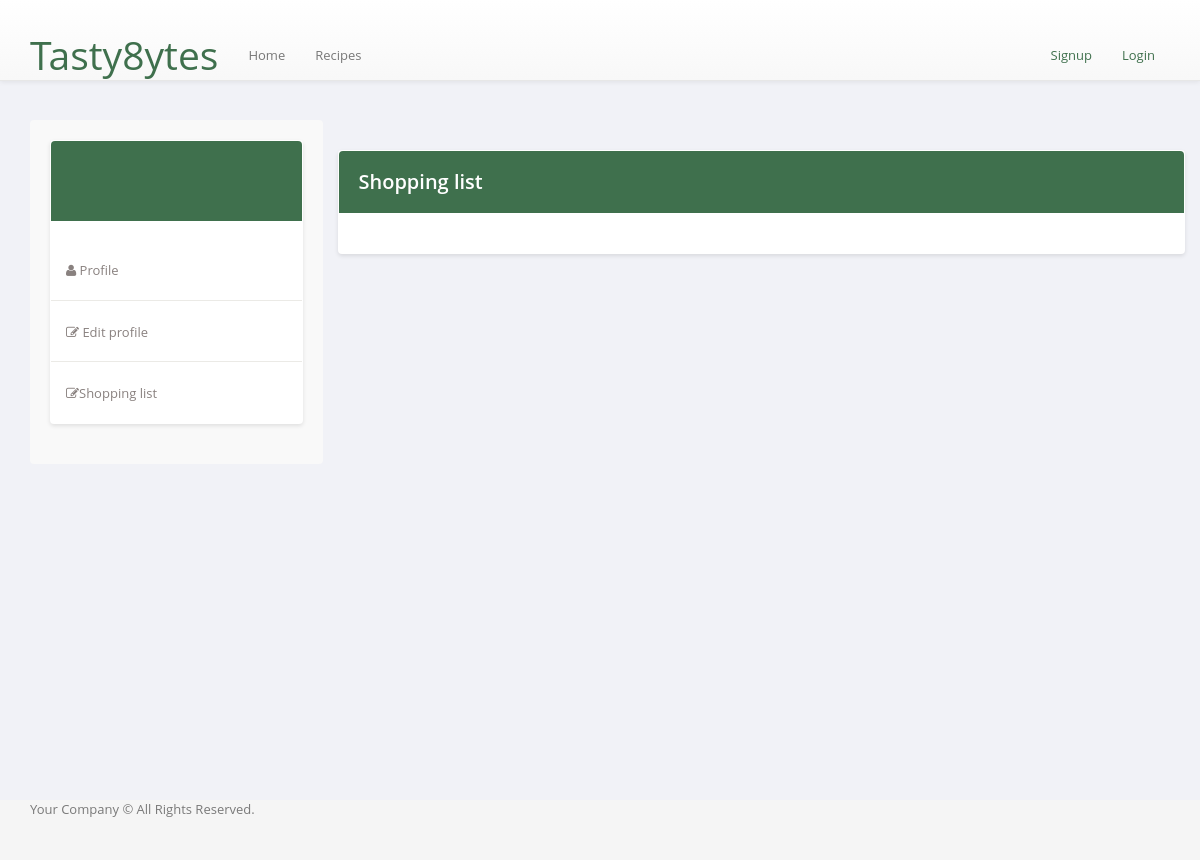
Before: /shoplist/6 with the older database file.
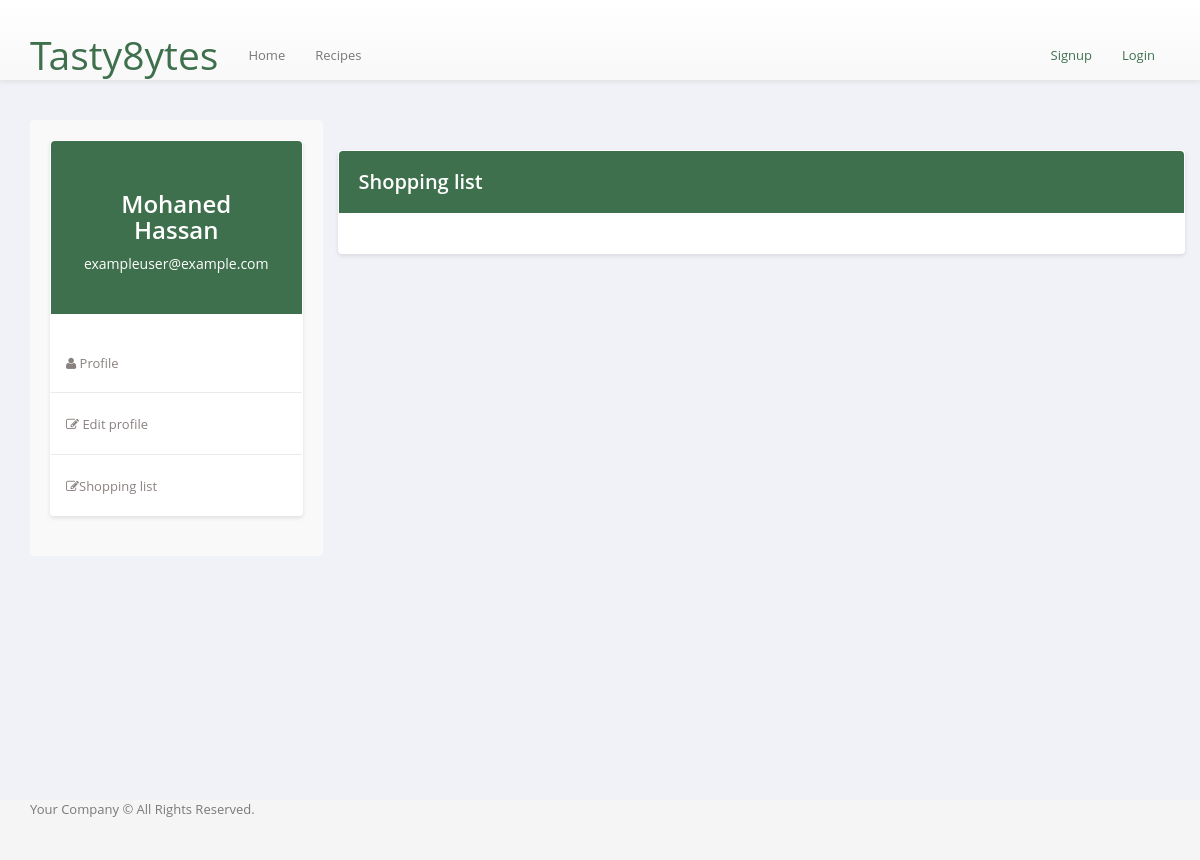
After: the same page with the newer database file.
### backend/complete/models.py (models this page shows)
class User(db.Model, UserMixin):
    id = db.Column(db.Integer, primary_key=True)
    email = db.Column(db.String(150), unique=True)
    password = db.Column(db.String(150))
    first_name = db.Column(db.String(150))
    last_name = db.Column(db.String(150))
    isChef = db.Column(db.String, default='off')

### backend/complete/views.py (the view)
@views.route('/shoplist/<userid>')
def shoppinglist(userid):
    object=shopping_list_database("instance\\MainDB.db")
    listofingrients=object.display_shopping_list(userid)
    object = user_database("instance\\MainDB.db")
    userinfo= object.get_user(int(userid))
    return render_template('pages/usershoppinglist.html',item=userinfo, shoplist=listofingrients)

### controllers/database.py (called while the page is built)
    def l_tuple_to_list(self,tuplee):                       #function to change a list of tuples to a normal list
        listt =[]
        for item in tuplee:
            for itemm in item:
                listt.append(itemm)        # all the ingredients are now in a normal list
        return listt

    def establish_connection(self):
        self.connection = sqlite3.connect(self.database_name, timeout = 5000)

    def cursor(self):
        return self.connection.cursor()

    def get_user(self, user_id):
        query = f'Select * from User where id = {user_id}'
        cursor=self.cursor().execute(query)
        data=cursor.fetchall()
        data=self.l_tuple_to_list(data)
        return data

    def display_shopping_list(self, user_id):
        query = 'select * from ShopList where UserID = ?'
        data = self.cursor().execute(query, (user_id,))
        ingredients_tuple = data.fetchall()
        list_ingredients = []
        for ingredient in ingredients_tuple:
            list_ingredients.append(ingredient[1])
        return list_ingredients

### backend/complete/templates/pages/usershoppinglist.html (shortened to what this page needs)
{% extends 'layouts/main.html' %}
{% block content %}
<div class="container">
  <div class="row">
    <div class="profile-nav col-md-3">
      <div class="panel">
        <div class="user-heading round">
          <h1>{{item[3]}} {{item[4]}}</h1>
          <p>{{item[1]}}</p>
        </div>
        <ul class="nav nav-pills nav-stacked">
          <li><a href="{{ url_for('views.userprofile',userid=current_user.id) }}"> <i class="fa fa-user"></i> Profile</a></li>
          <li><a href="{{ url_for('views.useredit', userid=current_user.id) }}"> <i class="fa fa-edit"></i> Edit profile</a></li>
          <li><a href="{{ url_for('views.shoppinglist', userid=current_user.id) }}"> <i class="fa fa-edit"></i>Shopping list</a></li>
        </ul>
      </div>
    </div>
    <div class="profile-info col-md-9">
      <div class="panel">
        <div class="bio-graph-heading">
          <h2>Shopping list</h2>
        </div>
        <div class="panel-body bio-graph-info">
        </div>
      </div>
    </div>
  </div>
</div>
{% endblock %}

Changed rows visible on the page:
added User: first_name "Mohaned", last_name "Hassan", email "exampleuser@example.com"
